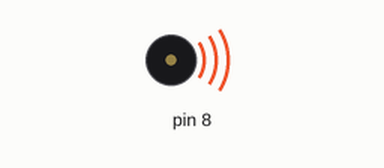
This sketch was run on a simulated Arduino Uno, built with avr-gcc and run on an emulated ATmega328P. Parts: buzzer (waves = sounding).

Above: at 0.1 s.
Timing chart, 0 to 40.0 s (numbered marks = the images above):
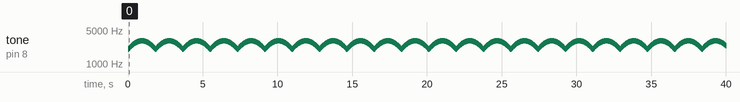

The sketch:

piezo_sounder_alarm.ino
```cpp
float sinval;
int toneval;

void setup()
{
  pinMode(8, OUTPUT);
}
void loop()
{
  for (int x; x<180; x++)
  {
    sinval = (sin(x*(3.1412/180)));
    toneval = 2000 + (int(sinval*1000));
    tone(8, toneval);
    delay(10);
  }
}
```

Measured:
- by itself, tone on pin 8: plays 2000 Hz for 0.01 s, 2017 Hz for 0.01 s, 2034 Hz for 0.01 s, 2052 Hz for 0.01 s, 2069 Hz for 0.01 s, 2087 Hz for 0.01 s … (3896 notes in this stretch)
